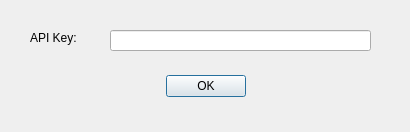
<?xml version="1.0" encoding="UTF-8"?>
<ui version="4.0">
 <class>login</class>
 <widget class="QDialog" name="login">
  <property name="geometry">
   <rect>
    <x>0</x>
    <y>0</y>
    <width>410</width>
    <height>132</height>
   </rect>
  </property>
  <property name="windowTitle">
   <string>Dialog</string>
  </property>
  <widget class="QDialogButtonBox" name="ok_button">
   <property name="geometry">
    <rect>
     <x>0</x>
     <y>70</y>
     <width>411</width>
     <height>32</height>
    </rect>
   </property>
   <property name="orientation">
    <enum>Qt::Horizontal</enum>
   </property>
   <property name="standardButtons">
    <set>QDialogButtonBox::Ok</set>
   </property>
   <property name="centerButtons">
    <bool>true</bool>
   </property>
  </widget>
  <widget class="QLineEdit" name="keybox">
   <property name="geometry">
    <rect>
     <x>110</x>
     <y>30</y>
     <width>261</width>
     <height>21</height>
    </rect>
   </property>
  </widget>
  <widget class="QLabel" name="keybox_label">
   <property name="geometry">
    <rect>
     <x>30</x>
     <y>30</y>
     <width>60</width>
     <height>16</height>
    </rect>
   </property>
   <property name="text">
    <string>API Key:</string>
   </property>
  </widget>
 </widget>
 <resources/>
 <connections>
  <connection>
   <sender>ok_button</sender>
   <signal>accepted()</signal>
   <receiver>login</receiver>
   <slot>accept()</slot>
   <hints>
    <hint type="sourcelabel">
     <x>280</x>
     <y>84</y>
    </hint>
    <hint type="destinationlabel">
     <x>157</x>
     <y>129</y>
    </hint>
   </hints>
  </connection>
  <connection>
   <sender>ok_button</sender>
   <signal>rejected()</signal>
   <receiver>login</receiver>
   <slot>reject()</slot>
   <hints>
    <hint type="sourcelabel">
     <x>280</x>
     <y>90</y>
    </hint>
    <hint type="destinationlabel">
     <x>286</x>
     <y>129</y>
    </hint>
   </hints>
  </connection>
 </connections>
</ui>
